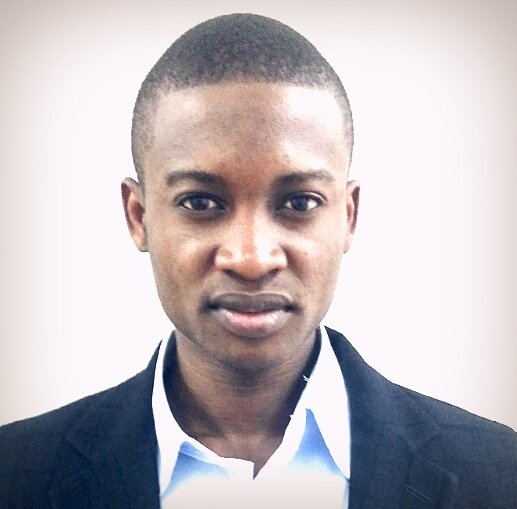
#> input picture psp.jpeg, 517 x 509 px, found by its file name
$ jupyter execute grayimage.ipynb
#> lines starting #> are read from the running program, lines starting #| are printed output that depends on the picture
[cell 1]
import cv2
import os
import numpy as np
from matplotlib import pyplot as plt

image_path = "C:/Users/saidi/OneDrive/Desktop/damin/psp.jpeg"
jongo_img = cv2.imread(image_path)
#> jongo_img is the input picture: shape (509, 517, 3); mean B, G, R 189, 185, 192.1

if jongo_img is None:
    name = "Jongo"
    print(f"Go drink soju {name}")
else:
    plt.imshow(cv2.cvtColor(jongo_img, cv2.COLOR_BGR2RGB))
    plt.title("Original Image")
    plt.axis("off")
    plt.show()

    gray_img = cv2.cvtColor(jongo_img, cv2.COLOR_BGR2GRAY)
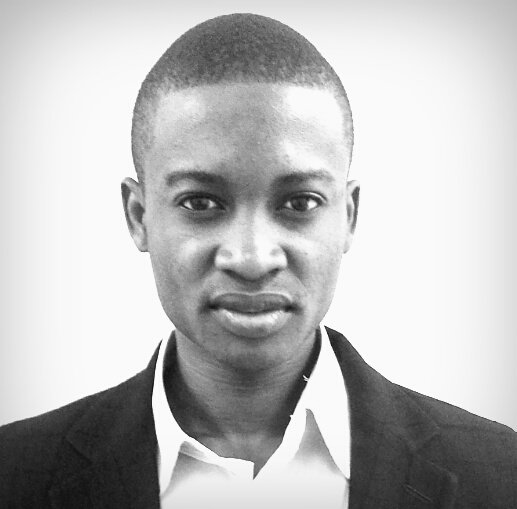
#> gray_img: shape (509, 517); min 15, max 255, mean 187.6

    plt.imshow(gray_img, cmap="gray")
    plt.title("Grayscale Image")
    plt.axis("off")
    plt.show()

    gray_image_path = os.path.join("C:/Users/saidi/OneDrive/Desktop/damin", "psp_gray.jpeg")
    cv2.imwrite(gray_image_path, gray_img)
